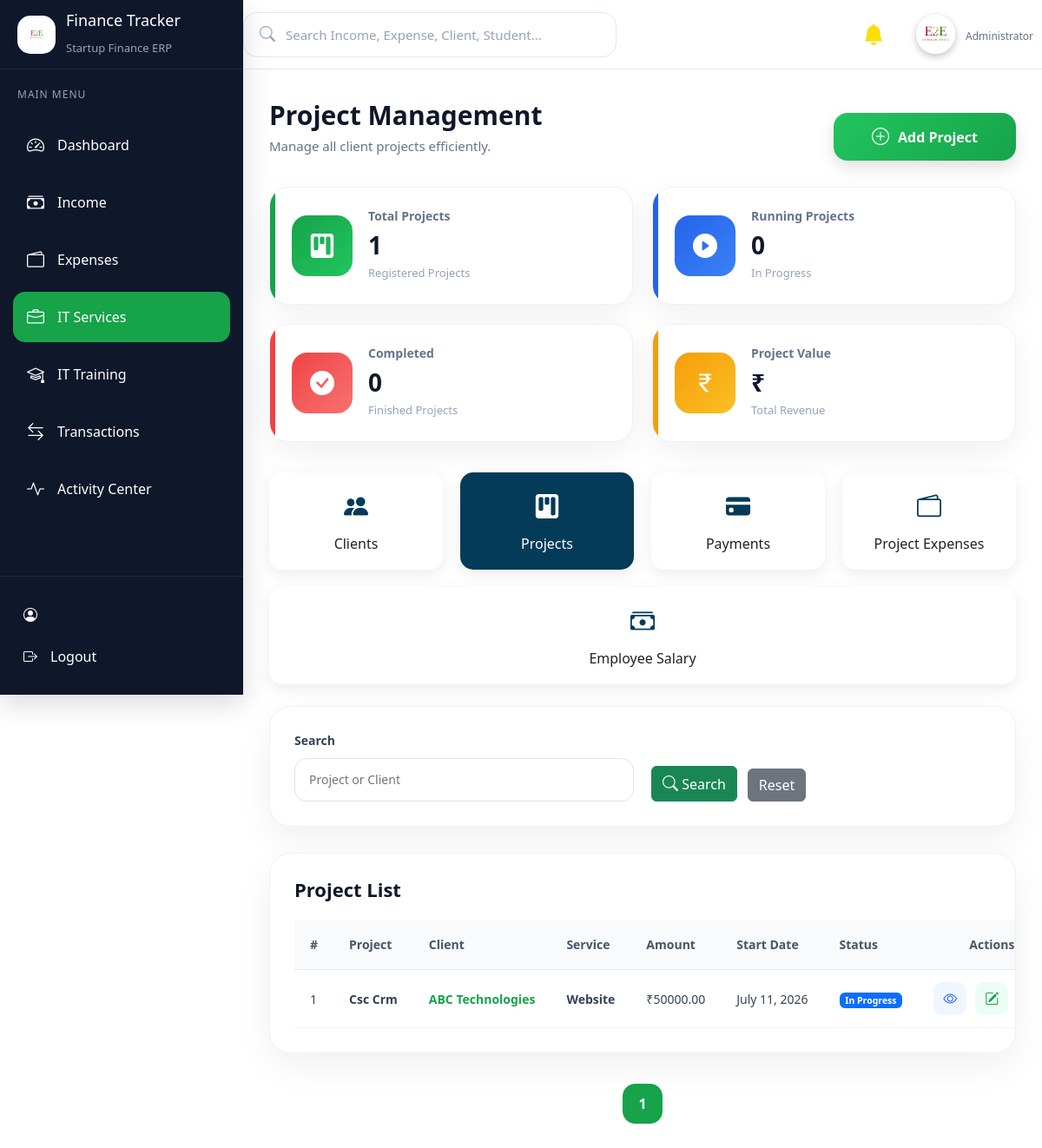
The app's page /services/projects/ with its own data.
### services/models.py (models this page shows, shortened)
class Project(models.Model):
    SERVICE_CHOICES = (
        ("Website", "Website"),
        ("Web Application", "Web Application"),
        ("Mobile Application", "Mobile Application"),
        ("UI/UX Design", "UI/UX Design"),
        ("Digital Marketing", "Digital Marketing"),
        ("SEO", "SEO"),
        ("ERP Development", "ERP Development"),
        ("Other", "Other"),
    )
    STATUS_CHOICES = (
        ("Pending", "Pending"),
        ("In Progress", "In Progress"),
        ("Completed", "Completed"),
        ("On Hold", "On Hold"),
    )
    client = models.ForeignKey(
        Client,
        on_delete=models.CASCADE,
        related_name="projects"
    )
    project_name = models.CharField(
        max_length=200,
        unique=True
    )
    service_type = models.CharField(
        max_length=100,
        choices=SERVICE_CHOICES
    )
    project_amount = models.DecimalField(
        max_digits=12,
        decimal_places=2
    )
    start_date = models.DateField()
    end_date = models.DateField()
    status = models.CharField(
        max_length=30,
        choices=STATUS_CHOICES,
        default="Pending"
    )
    description = models.TextField(
        blank=True,
        null=True
    )
    created_at = models.DateTimeField(
        auto_now_add=True
    )
    updated_at = models.DateTimeField(
        auto_now=True
    )
    class Meta:
        ordering = ["-id"]

class Client(models.Model):
    STATUS_CHOICES = (
        ("Active", "Active"),
        ("Inactive", "Inactive"),
    )
    company_name = models.CharField(
        max_length=200
    )
    contact_person = models.CharField(
        max_length=150
    )
    phone = models.CharField(
        max_length=10,
        unique=True
    )
    email = models.EmailField(
        unique=True
    )
    address = models.TextField(
        blank=True,
        null=True
    )
    gst_number = models.CharField(
        max_length=15,
        blank=True,
        null=True,
        unique=True
    )
    status = models.CharField(
        max_length=20,
        choices=STATUS_CHOICES,
        default="Active"
    )
    created_at = models.DateTimeField(
        auto_now_add=True
    )
    updated_at = models.DateTimeField(
        auto_now=True
    )
    class Meta:
        ordering = ["-id"]

### services/views.py (the view)
# urls.py: path("projects/", views.project_list, name="project_list"),
def project_list(request):
    projects = Project.objects.select_related(
        "client"
    ).all().order_by("-id")
    search = request.GET.get("search", "")
    if search:
        projects = projects.filter(
            Q(project_name__icontains=search) |
            Q(client__company_name__icontains=search)
        )
    paginator = Paginator(projects, 5)
    page_number = request.GET.get("page")
    page_obj = paginator.get_page(page_number)
    context = {
        "projects": page_obj,
        "page_obj": page_obj,
        "search": search,
        "active_page": "projects",
        "total_projects": Project.objects.count(),
        "running_projects": Project.objects.filter(
            status="Running"
        ).count(),
        "completed_projects": Project.objects.filter(
            status="Completed"
        ).count(),
        "project_revenue": ProjectPayment.objects.aggregate(
            total=Sum("amount")
        )["total"] or 0,
    }
    return render(
        request,
        "services/project_list.html",
        context
    )

### activity/context_processors.py (called while the page is built)
def notification_context(request):
    unread_notifications = Notification.objects.filter(
        is_read=False
    ).count()
    recent_notifications = Notification.objects.filter(
        is_read=False
    ).order_by("-created_at")[:5]
    return {
        "unread_notifications": unread_notifications,
        "recent_notifications": recent_notifications,
    }

### templates/services/project_list.html (shortened to what this page needs)
{% extends 'base.html' %}
{% block content %}
<div class="page-header">
    <div>
        <h2>Project Management</h2>
        <p>Manage all client projects efficiently.</p>
    </div>
    <div class="page-actions">
        <a href="{% url 'services:add_project' %}" class="btn btn-success">
            <i class="bi bi-plus-circle"></i>
            Add Project
        </a>
    </div>
</div>
<div class="dashboard-cards">
    <div class="dashboard-card revenue">
        <div class="card-icon">
            <i class="bi bi-kanban-fill"></i>
        </div>
        <div class="card-content">
            <h5>Total Projects</h5>
            <h2>{{ total_projects }}</h2>
            <p>Registered Projects</p>
        </div>
    </div>
    <div class="dashboard-card profit">
        <div class="card-icon">
            <i class="bi bi-play-circle-fill"></i>
        </div>
        <div class="card-content">
            <h5>Running Projects</h5>
            <h2>{{ running_projects }}</h2>
            <p>In Progress</p>
        </div>
    </div>
    <div class="dashboard-card expense">
        <div class="card-icon">
            <i class="bi bi-check-circle-fill"></i>
        </div>
        <div class="card-content">
            <h5>Completed</h5>
            <h2>{{ completed_projects }}</h2>
            <p>Finished Projects</p>
        </div>
    </div>
    <div class="dashboard-card target">
        <div class="card-icon">
            <i class="bi bi-currency-rupee"></i>
        </div>
        <div class="card-content">
            <h5>Project Value</h5>
            <h2>₹{{ total_value|floatformat:2 }}</h2>
            <p>Total Revenue</p>
        </div>
    </div>
</div>
<div class="service-nav">
    <a href="{% url 'services:client_list' %}" class="service-link {% if active_page == 'clients' %}active{% endif %}">
        <i class="bi bi-people-fill"></i>
        Clients
    </a>
    <a href="{% url 'services:service_payment_list' %}" class="service-link {% if active_page == 'projects' %}active{% endif %}">
        <i class="bi bi-kanban-fill"></i>
        Projects
    </a>
    <a href="{% url 'services:service_payment_list' %}" class="service-link {% if active_page == 'payments' %}active{% endif %}">
        <i class="bi bi-credit-card-fill"></i>
        Payments
    </a>
    <a href="{% url 'services:expense_list' %}" class="service-link {% if active_page == 'expenses' %}active{% endif %}">
        <i class="bi bi-wallet2"></i>
        Project Expenses
    </a>
    <a href="{% url 'services:salary_list' %}" class="service-link {% if active_page == 'salary' %}active{% endif %}">
        <i class="bi bi-cash-stack"></i>
        Employee Salary
    </a>
</div>
<div class="filter-card">
    <form method="GET">
        <div class="filter-grid">
            <div class="filter-group">
                <label>Search</label>
                <input type="text" name="search" value="{{ search }}" placeholder="Project or Client">
            </div>
            <div class="filter-buttons">
                <button class="btn btn-success">
                    <i class="bi bi-search"></i>
                    Search
                </button>
                <a href="{% url 'services:project_list' %}" class="btn btn-secondary">
                    Reset
                </a>
            </div>
        </div>
    </form>
</div>
<div class="dashboard-table">
    <div class="box-header">
        <h3>Project List</h3>
    </div>
    <table>
        <thead>
            <tr>
                <th>#</th>
                <th>Project</th>
                <th>Client</th>
                <th>Service</th>
                <th>Amount</th>
                <th>Start Date</th>
                <th>Status</th>
                <th>Actions</th>
            </tr>
        </thead>
        <tbody>
            {% for project in projects %}
            <tr>
                <td>{{ page_obj.start_index|add:forloop.counter0 }}</td>
                <td>
                    <strong>{{ project.project_name }}</strong>
                </td>
                <td>
                    {{ project.client.company_name }}
                </td>
                <td>
                    {{ project.service_type }}
                </td>
                <td>
                    ₹{{ project.project_amount|floatformat:2 }}
                </td>
                <td>
                    {{ project.start_date }}
                </td>
                <td>
                    {% if project.status == "Completed" %}
                    <span class="badge bg-success">
                        Completed
                    </span>
                    {% elif project.status == "In Progress" %}
                    <span class="badge bg-primary">
                        In Progress
                    </span>
                    {% elif project.status == "Pending" %}
                    <span class="badge bg-warning text-dark">
                        Pending
                    </span>
                    {% else %}
                    <span class="badge bg-secondary">
                        On Hold
                    </span>
                    {% endif %}
                </td>
                <td>
                    <div class="action-buttons">
                        <a href="{% url 'services:view_project' project.id %}" class="view-btn">
                            <i class="bi bi-eye"></i>
                        </a>
                        <a href="{% url 'services:edit_project' project.id %}" class="edit-btn">
                            <i class="bi bi-pencil-square"></i>
                        </a>
                    </div>
                </td>
            </tr>
            {% endfor %}
        </tbody>
    </table>
</div>
<div class="pagination-container">
    {% for page in page_obj.paginator.page_range %}
    {% if page == page_obj.number %}
    <span class="page-btn active">
        {{ page }}
    </span>
    {% else %}
    <a href="?page={{ page }}" class="page-btn">
        {{ page }}
    </a>
    {% endif %}
    {% endfor %}
</div>
{% endblock %}

### static/css/style.css (style rules this page uses)
* { margin:0; padding:0; box-sizing:border-box; font-family:"Segoe UI",sans-serif; }
body { background:var(--bg); color:var(--text); font-family:"Inter",sans-serif; font-size:14px; line-height:1.6; }

### static/css/dashboard.css (style rules this page uses)
.dashboard-cards { display:grid; grid-template-columns:repeat(4,1fr); gap:22px; margin-bottom:30px; }
.dashboard-card { background:#fff; border-radius:18px; padding:24px; display:flex; align-items:center; gap:18px; box-shadow:0 10px 30px rgba(15,23,42,.08); transition:.35s; border:1px solid #edf2f7; position:relative; overflow:hidden; }
.dashboard-card::before { content:""; position:absolute; left:0; top:0; width:5px; height:100%; }
.card-icon { width:68px; height:68px; border-radius:16px; display:flex; justify-content:center; align-items:center; font-size:28px; color:#fff; }
.box-header { display:flex; justify-content:space-between; align-items:center; margin-bottom:22px; }
.box-header h3 { font-size:18px; font-weight:600; color:#0f172a; display:flex; align-items:center; gap:10px; }
.dashboard-table th, .dashboard-table td { padding:10px 12px; font-size:13px; }
@media (max-width:1400px) { .dashboard-cards { grid-template-columns:repeat(3,1fr); } }

### static/css/service.css (style rules this page uses)
.service-nav { display:flex; gap:20px; flex-wrap:wrap; margin:25px 0; }
.service-link { flex:1; min-width:180px; background:#fff; border-radius:15px; padding:18px; text-align:center; text-decoration:none; color:#222; box-shadow:0 5px 18px rgba(0,0,0,.08); transition:.3s; }
.service-link i { font-size:28px; display:block; color:#043b59; margin-bottom:10px; }
.service-link.active { background:#043b59; color:#fff; }
.service-link.active i { color:#fff; }
.page-actions { display:flex; gap:18px; flex-wrap:wrap; align-items:center; margin-top:20px; }
.page-actions .btn { min-width:210px; height:55px; border:none; border-radius:16px; display:flex; align-items:center; justify-content:center; gap:10px; font-size:16px; font-weight:600; color:#fff; transition:all .3s ease; box-shadow:0 8px 18px rgba(0,0,0,.12); }
.page-actions .btn i { font-size:20px; }
.page-actions .btn-success { background:linear-gradient(135deg,#22c55e,#16a34a); }

### static/css/variables.css (style rules this page uses)
:root { --primary:#16A34A; --primary-dark:#15803D; --primary-light:#DCFCE7; --success:#22C55E; --danger:#EF4444; --warning:#F59E0B; --info:#3B82F6; --purple:#7C3AED; --teal:#14B8A6; --pink:#EC4899; --sidebar:#0F172A; --sidebar-hover:#1E293B; --sidebar-active:#16A34A; --bg:#F4F7FE; --card:#FFFFFF; --card-hover:#F8FAFC; --heading:#0F172A; --text:#334155; --text-light:#64748B; --border:#E2E8F0; --shadow-sm:0 4px 12px rgba(15,23,42,.05); --shadow:0 12px 30px rgba(15,23,42,.08); --shadow-lg:0 18px 45px rgba(15,23,42,.12); --radius-sm:12px; --radius:18px; --radius-lg:24px; --transition:.3s ease; }

### records on screen
Project: start_index|add "1", project_name "Csc Crm", client.company_name "ABC Technologies", service_type "Website", project_amount "50000.00", start_date "July 11, 2026", status "In Progress"

### other values on screen
{{ total_projects }} "1"
{{ running_projects }} "0"
{{ completed_projects }} "0"
{{ page }} "1"
